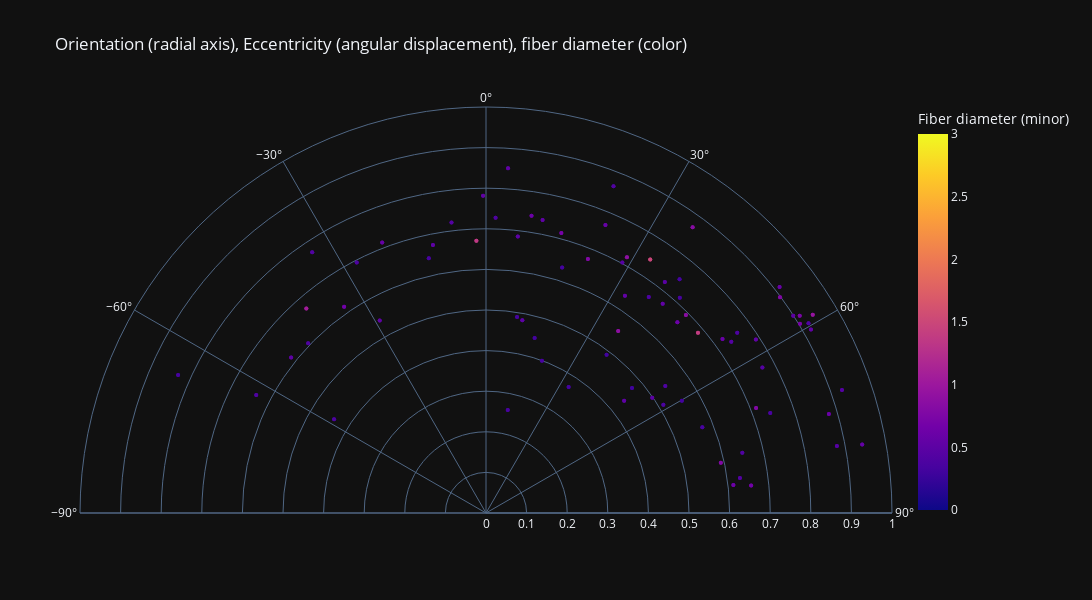

Here is the notebook cell this chart was saved with:
### Code cell
# plot a polar scatterplot. In this scatterplot, direction (theta) is determined by orientation, 
# displacement (r) is determined by eccentricity
# color is determined by the g ratio, but can be switched to e.g. outer area (commented out line)

fig = px.scatter_polar(measurements_all, 
                    r="eccentricity_mean", 
                    theta="orientation_mean_deg", 
                    # color=measurements_all["gratio"],
                    color=measurements_all["inner_axis_minor_length"],
                    template="plotly_dark",
                    range_color=(0,3),
                    range_theta=(0,180),
                    range_r=(0,1),
                    title="Orientation (radial axis), Eccentricity (angular displacement), fiber diameter (color)")
fig.update_layout(width=1200,height=600)
fig.update_traces(marker=dict(size=4))
fig.update_traces(marker=dict(opacity=1))
fig.update_coloraxes(colorbar_title="Fiber diameter (minor)")
# pio.write_image(fig, path_results + "_Orientation_vs_area_filtered.png")
fig.show()

### Figure 1 — Plotly figure (JSON) as saved in the notebook; plotly's stock layout.template omitted (floating-point values rounded to 4 significant figures; data arrays with more than 128 entries replaced by an {"elided": "..."} marker saying what was removed)
{"data": [{"hovertemplate": "eccentricity_mean=%{r}<br>orientation_mean_deg=%{theta}<br>inner_axis_minor_length=%{marker.color}<extra></extra>", "legendgroup": "", "marker": {"color": {"elided": "156 float values"}, "coloraxis": "coloraxis", "opacity": 1, "size": 4, "symbol": "circle"}, "mode": "markers", "name": "", "r": {"elided": "156 float values"}, "showlegend": false, "subplot": "polar", "theta": {"elided": "156 float values"}, "type": "scatterpolar"}], "layout": {"coloraxis": {"cmax": 3, "cmin": 0, "colorbar": {"title": {"text": "Fiber diameter (minor)"}}, "colorscale": [[0, "#0d0887"], [0.1111, "#46039f"], [0.2222, "#7201a8"], [0.3333, "#9c179e"], [0.4444, "#bd3786"], [0.5556, "#d8576b"], [0.6667, "#ed7953"], [0.7778, "#fb9f3a"], [0.8889, "#fdca26"], [1, "#f0f921"]]}, "height": 600, "legend": {"tracegroupgap": 0}, "polar": {"angularaxis": {"direction": "clockwise", "rotation": 90}, "domain": {"x": [0, 1], "y": [0, 1]}, "radialaxis": {"range": [0, 1]}, "sector": [0, 180]}, "title": {"text": "Orientation (radial axis), Eccentricity (angular displacement), fiber diameter (color)"}, "width": 1200}}
